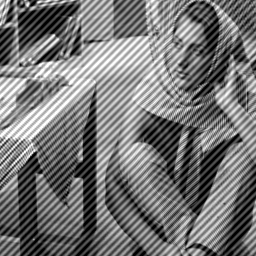
#> input picture assignment3/noiseIm.jpg, 256 x 256 px, found by its file name
$ jupyter execute --allow-errors DIP_assignment_4.ipynb
#> lines starting #> are read from the running program, lines starting #| are printed output that depends on the picture; after the words box and inside, x2 and y2 are one past the last pixel; in counts of white or black regions, pixels touching at a corner belong together; long printed decimals are rounded
[cell 1]
import cv2
import numpy as np
import scipy.io
import matplotlib.pyplot as plt

[cell 2]
image_matrix = cv2.imread("noiseIm.jpg", 0)
#> image_matrix is the input picture: shape (256, 256); min 0, max 255, mean 117.6
laplacian = np.array([[0, -1, 0], [-1, 4, -1], [0, -1, 0]])


K = 0.01

# [10 lines left out: function constrained_ls_filter, not called in this run]

[cell 3]
len(image_matrix)
#> Out = 256

#> (a cell that did not finish here is left out)

[cell 5]
def generate_padded_matrix(matrix, dimension):
    m,n = matrix.shape
    padded_matrix = np.zeros((dimension, dimension))
    padded_matrix[:m,:n] = matrix
    return padded_matrix
def get_psnr(matrix, final_matrix):
    b = (len(matrix) - 1)**2
    mse = np.sum(np.square(final_matrix - matrix))/(len(matrix)**2)
    return 10*(np.log10(b/mse))
def get_fourier(matrix):
    return np.fft.fft2(matrix)
def show_image(matrix):
    plt.imshow(matrix, cmap="gray")
    plt.show()
def generate_box_matrix(dimension):
    box_matrix = np.ones((dimension, dimension))/(dimension*dimension)
    return box_matrix

def get_constrained_least_square(G, H, H_conjugate, L, gamma):
    multiplying_factor = (H_conjugate)/(np.square(np.abs(H)) + gamma * np.square(np.abs(L)))
    resulting_fourier = np.multiply(multiplying_factor, G)
    resulting_image = np.fft.ifft2(resulting_fourier).real[:256, :256]
    return resulting_image

def question1():
    image_matrix = cv2.imread("input_image.jpg", 0)
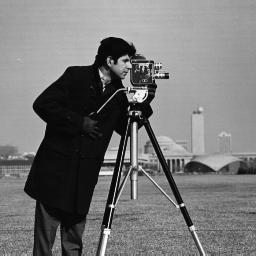
#> input picture assignment2/input_image.jpg, 256 x 256 px, found by its file name
#> image_matrix is the input picture: shape (256, 256); min 0, max 255, mean 118.7
    noisy_matrix = cv2.imread("noiseIm.jpg", 0)
    show_image(noisy_matrix)
    box_filter = generate_box_matrix(11)
    laplacian = np.array([[0,1,0], [1,-4,1], [0,1,0]])
    padded_dimension = len(image_matrix) + len(box_filter) - 1
#> padded_dimension = 266
    padded_noisy_matrix, padded_box_filter, padded_laplacian = generate_padded_matrix(noisy_matrix, padded_dimension), generate_padded_matrix(box_filter, padded_dimension), generate_padded_matrix(laplacian, padded_dimension)
#> in generate_padded_matrix, `padded_matrix[:m,:n] = matrix`:
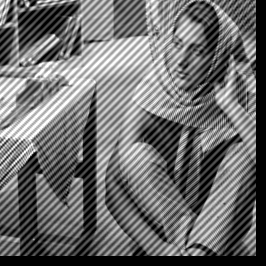
#> padded_matrix: shape (266, 266) float64; min 0, max 255, mean 109
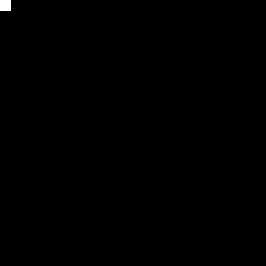
#> padded_box_filter: shape (266, 266) float64; values 0 (black) and 0.00826 (white), 0.17% white; 1 white region, box (x1, y1, x2, y2) and area: (0, 0, 11, 11) 121
    G, H, L = get_fourier(padded_noisy_matrix), get_fourier(padded_box_filter), get_fourier(padded_laplacian)
    H_conjugate = np.conjugate(H)
    gamma = 0.25
    final_image = get_constrained_least_square(G, H, H_conjugate, L, gamma)
#> in get_constrained_least_square, `resulting_image = np.fft.ifft2(resulting_fourier).real[:256, :256]`:
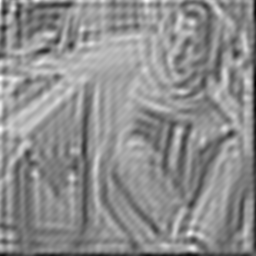
#> resulting_image: shape (256, 256) float64; min -239.3, max 392.1, mean 112.5; drawn with min black and max white
    show_image(final_image)
    print(get_psnr(image_matrix, final_image))
#> in get_psnr, `b = (len(matrix) - 1)**2`: b = 65025
#> in get_psnr, `mse = np.sum(np.square(final_matrix - matrix))/(len(matrix)**2)`: mse = 9581.6
#| 8.316
    #print(np.square(final_image - image_matrix))
question1()

[cell 6]
a = np.array([[1,2],[3,4]])
b = np.array([[5,6],[7,8]])
np.sum(np.square(b - a))

[cell 7]
import math
def RGB_TO_HSI(img):

    with np.errstate(divide='ignore', invalid='ignore'):

        #Load image with 32 bit floats as variable type
        bgr = np.float32(img)/255

        #Separate color channels
        blue = bgr[:,:,0]
        green = bgr[:,:,1]
        red = bgr[:,:,2]

        #Calculate Intensity
        def calc_intensity(red, blue, green):
            return np.divide(blue + green + red, 3)

        #Calculate Saturation
        # [22 lines left out: functions calc_saturation, calc_hue, not called in this run]

        #Merge channels into picture and return image
        hsi = cv2.merge((calc_hue(red, blue, green), calc_saturation(red, blue, green), calc_intensity(red, blue, green)))
        H = calc_hue(red, blue, green)
        S = calc_saturation(red, blue, green)
        I = calc_intensity(red, blue, green)
        return hsi, H, S, I
im2 = np.float32(cv2.imread("/content/Fig0646(a)(lenna_original_RGB).tif", cv2.IMREAD_COLOR))
#> im2 = nan
#> (the rest of this cell did not finish here and is left out)

plt.imshow(hsi, cmap="gray")
plt.show()
